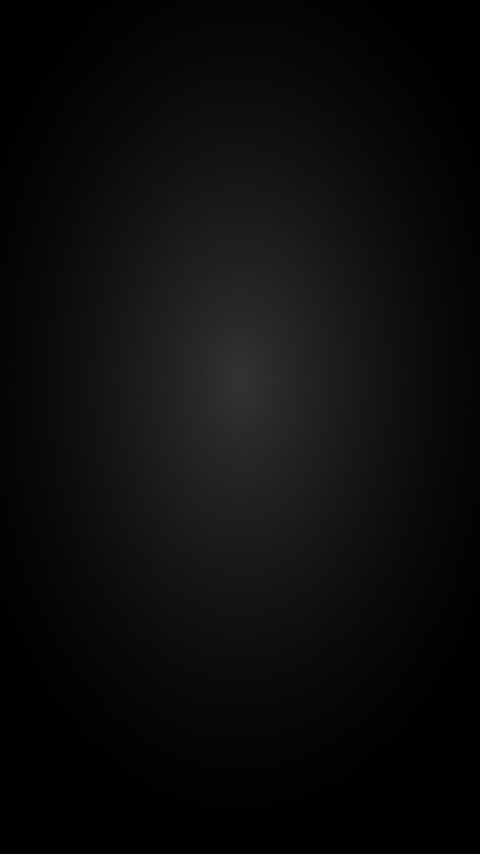

This chart was generated by the following Python code:
import numpy as np
from PIL import Image
W,H=480,854
y,x=np.mgrid[0:H,0:W].astype(float)
d=np.hypot((x-240)/300.0,(y-380)/470.0)
v=np.clip(1-d,0,1)**1.5*52.0           # center ~ (52,50,52) like Lyrion
img=np.dstack([v,v*0.96,v])
# Floyd-Steinberg to RGB565
out=img.copy()
lv=[255/31.0,255/63.0,255/31.0]
for yy in range(H):
    for xx in range(W):
        old=out[yy,xx].copy()
        new=np.array([round(old[c]/lv[c])*lv[c] for c in range(3)])
        out[yy,xx]=new; e=old-new
        if xx+1<W: out[yy,xx+1]+=e*7/16
        if yy+1<H:
            if xx>0: out[yy+1,xx-1]+=e*3/16
            out[yy+1,xx]+=e*5/16
            if xx+1<W: out[yy+1,xx+1]+=e*1/16
Image.fromarray(np.clip(out,0,255).round().astype(np.uint8),'RGB').save('background.png')
